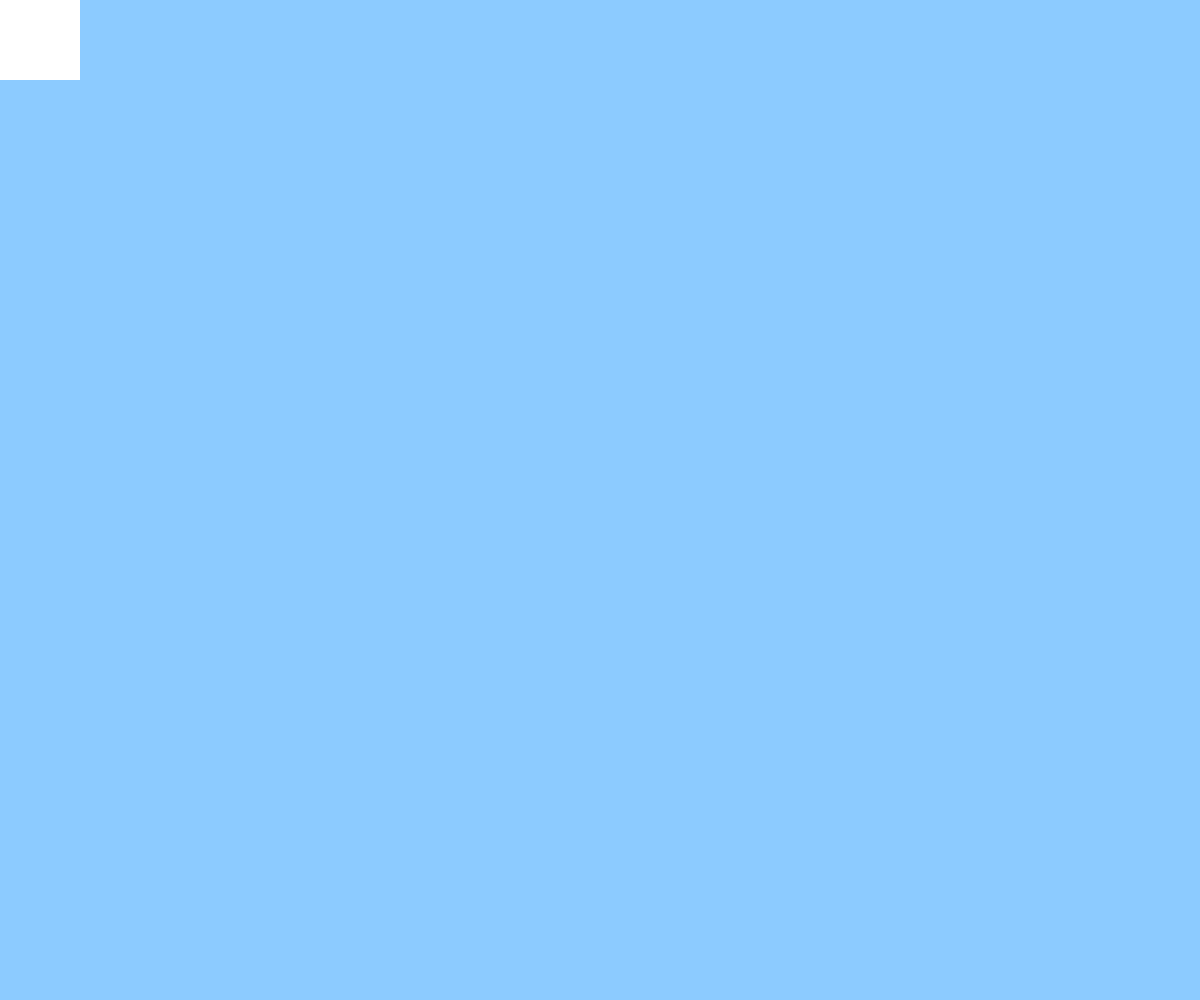
Frame 1 (no input)
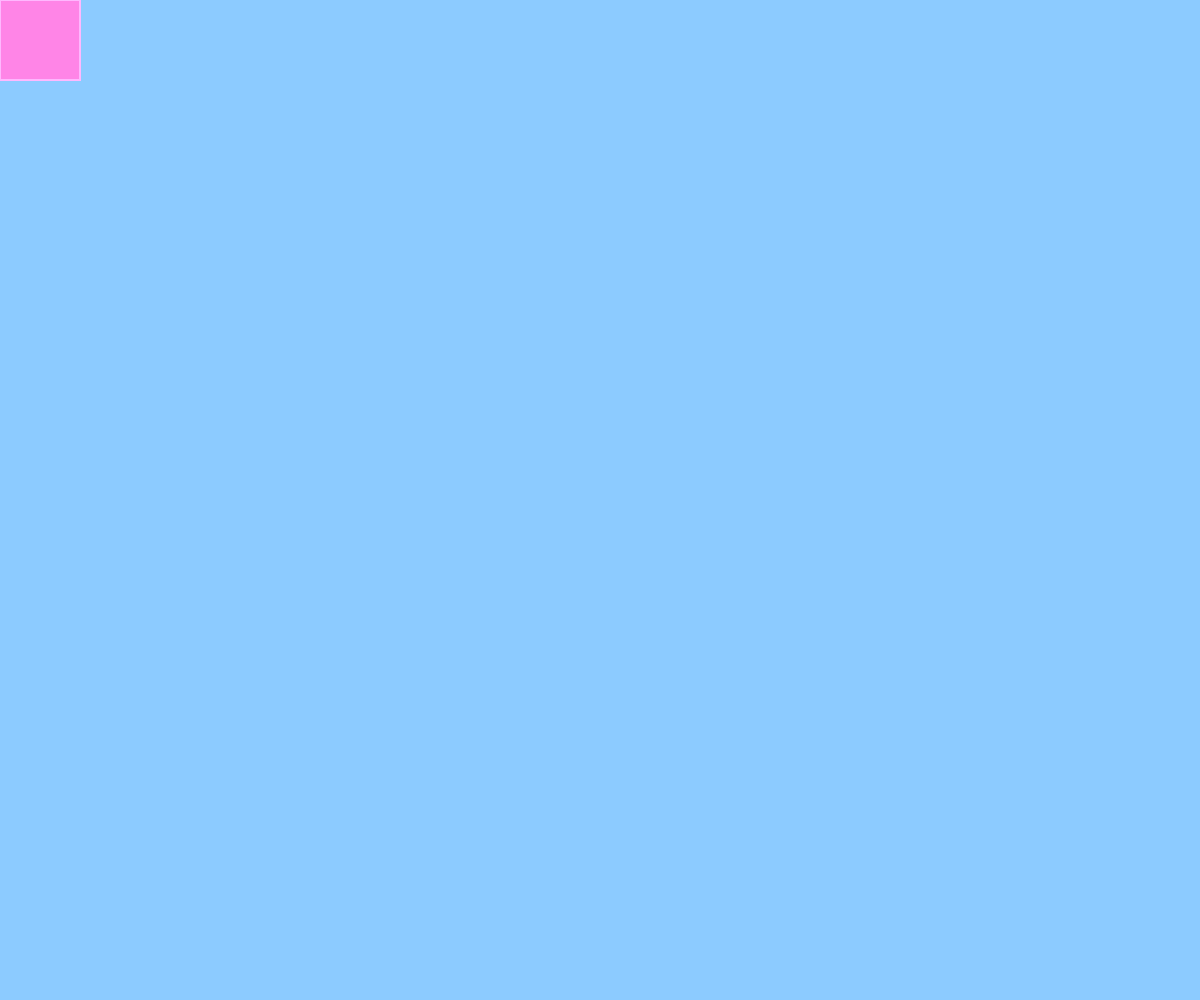
Frame 60 (no input)
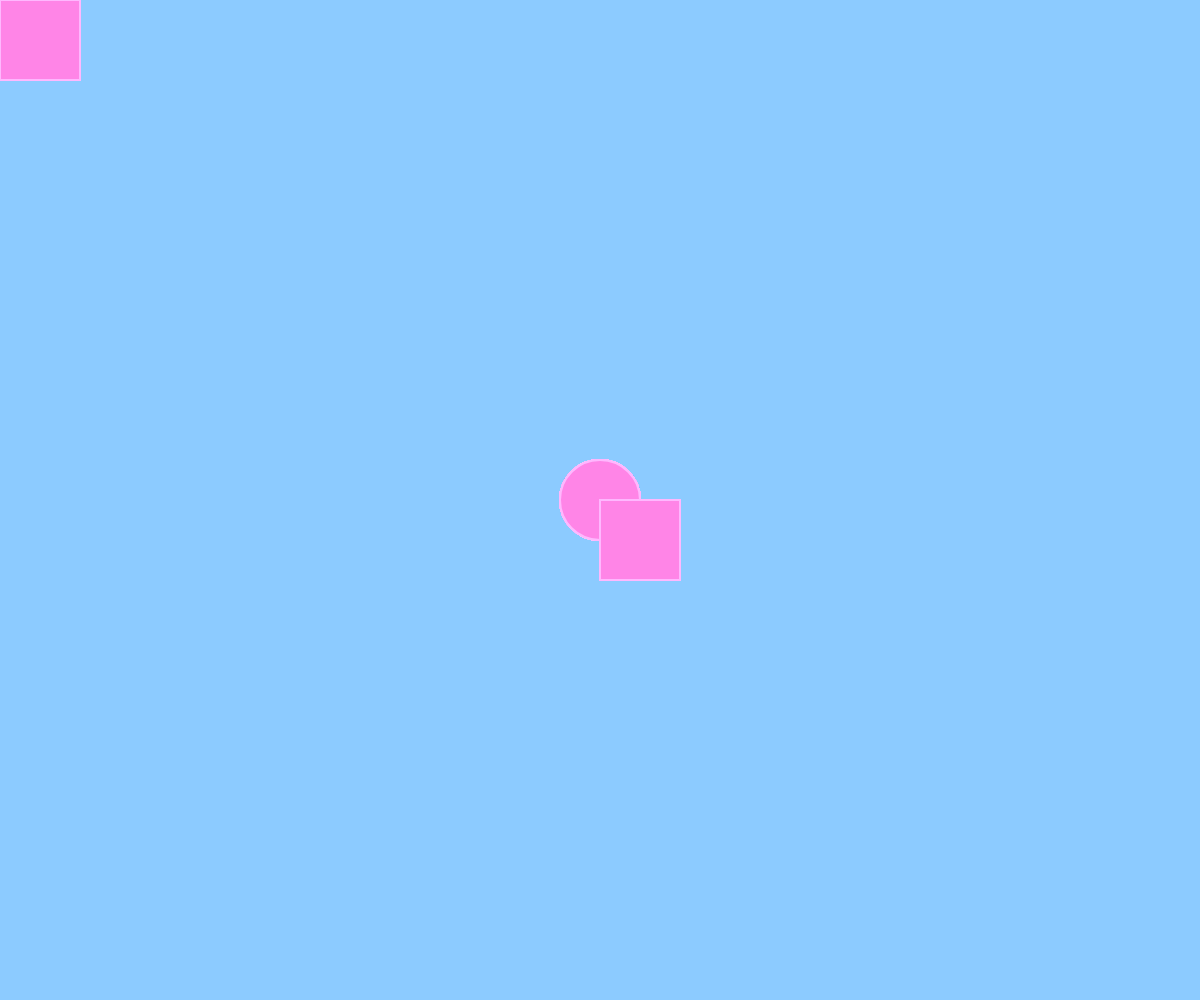
Frame 120 (the mouse pressed at the canvas centre since frame 60)

The p5.js sketch that drew these frames (run headless with seeded random() and noise() and a simulated clock; from frame 60 on, the mouse is pressed at the canvas centre):

// p5.js sketch
// ── sketch.js
//Skiptu sjánum í a.m.k. 4 hluta.
//Eftir því á hvaða hluta skjásins músarbendillinn er, þá sést einhver ákveðinn munur á myndinni.
//Músartakkinn hefur áhrif á skriftuna.
//Bilsláin hefur áhrif á skriftuna.
var takki = true;


function setup() {
	createCanvas(windowWidth,windowHeight);
  background(140, 203, 255);
	noStroke();
}
function keyTyped(){
  if(key===' '){
   takki = !takki;
}
}//ýtt á bil
function draw() {
   if(mouseIsPressed){
     ellipse(mouseX,mouseY, 80, 80);
   }

   if(takki){
     rect(mouseX, mouseY, 80, 80)
   }



if(mouseX < width/2 && mouseY < height / 2){
  strokeWeight(2)
  stroke(255, 184, 254)
  fill(255, 133, 231)
	}
if(mouseX > width/2 && mouseY < height / 2){
fill(171, 255, 150)
	}
if(mouseX < width/2 && mouseY > height / 2){
  fill(217, 92, 255)
	}
if(mouseX > width/2 && mouseY > height / 2){
  fill(246, 255, 150)
	}
}
